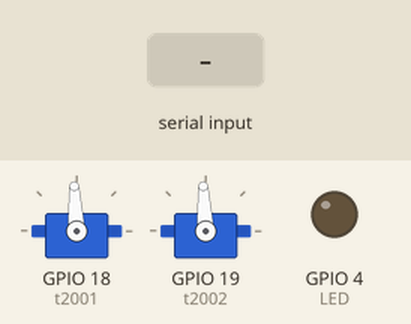
This sketch was run on a simulated ESP32. Parts: 2 × servo, output pins drawn as LEDs (lit = HIGH). The inputs (shaded band) are chosen by the test bench.

Above: at 8.2 s.
8.3 s: "L" received over Serial
At 8.7 s:
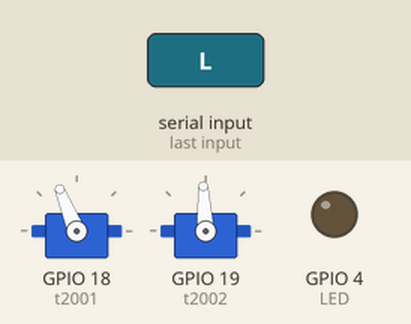
9.8 s: "R" received over Serial
At 11.0 s:
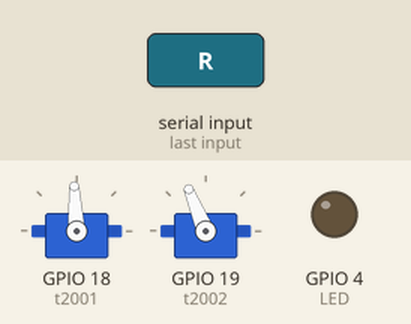
11.3 s: "C" received over Serial
At 12.2 s:
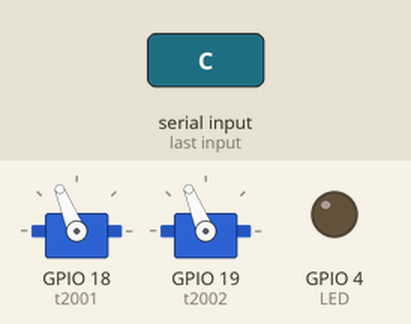
12.8 s: "S" received over Serial
At 13.3 s:
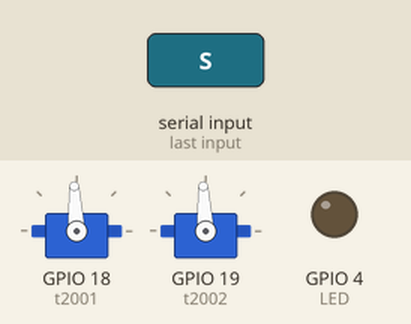
Timing chart, 0 to 15.3 s (numbered marks = the images above; inputs shaded):
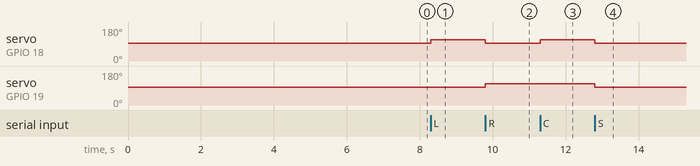

The sketch:

atsv_master_no_remote.ino
```cpp
#include <ESP32Servo.h>
#include <TinyGPS.h>
#include "soc/rtc_wdt.h"

// QMC5883LCompass compass;
Servo t2001;
Servo t2002;
TinyGPS gps;


#define LED 4


void setup() {
  // Initialize Serial Monitor

  rtc_wdt_protect_off();
  rtc_wdt_disable();

  pinMode(LED, OUTPUT);
  // pinMode(23, OUTPUT);
  // pinMode(13, OUTPUT);
  Serial.begin(115200);
  // Serial1.begin(9600);

  // compass.init();
  t2001.attach(18);
  t2002.attach(19);
  t2001.writeMicroseconds(1500);
  t2002.writeMicroseconds(1500);
  delay(7000);

}

// unsigned long timeBefore = 0;

void loop() {
  // compass.read();
  // t2001 kiri
  // t2002 kanan
  int val = 1700;

  // bool newData = false;

  // while (Serial1.available()) {
  //   char c = Serial1.read();
  //   // Serial.write(c); // uncomment this line if you want to see the GPS data flowing
  //   if (gps.encode(c)) // Did a new valid sentence come in?
  //     newData = true;
  // }

  // if (newData) {
  //   float flat, flon;
  //   unsigned long age;
  //   gps.f_get_position(&flat, &flon, &age);
  //   Serial.print("GPS");
  //   Serial.print(flat == TinyGPS::GPS_INVALID_F_ANGLE ? 0.0 : flat, 8);
  //   Serial.print("<>");
  //   Serial.println(flon == TinyGPS::GPS_INVALID_F_ANGLE ? 0.0 : flon, 8);

  //   sendData.lat = flat;
  //   sendData.lon = flon;
  //   // sendData.azimuth = compass.getAzimuth();
  //   // Serial.print("SPEED");
  //   // Serial.println(myData.speed);
  //   // Serial.print("COMPASS");
  //   // Serial.println(sendData.azimuth);
  //   // esp_now_send(broadcastAddress, (uint8_t *) &sendData, sizeof(sendData));

  // }

  if(Serial.available()){
    char c = Serial.read();
    if(c == 'L'){
      t2001.writeMicroseconds(val);
      t2002.writeMicroseconds(1500);
    } else if (c == 'R'){
      t2001.writeMicroseconds(1500);
      t2002.writeMicroseconds(val);
    } else if (c == 'C') {
      t2001.writeMicroseconds(val);
      t2002.writeMicroseconds(val);
    } else if (c == 'S') {
      t2001.writeMicroseconds(1500);
      t2002.writeMicroseconds(1500);
    }
  }

}
```

Measured:
- after the input at 8.3 s, servo on GPIO 18 (t2001): 93° → 112° at once
- after the input at 9.8 s, servo on GPIO 18 (t2001): 112° → 93° at once; servo on GPIO 19 (t2002): 93° → 112° at once
- after the input at 11.3 s, servo on GPIO 18 (t2001): 93° → 112° at once
- after the input at 12.8 s, servo on GPIO 18 (t2001), servo on GPIO 19 (t2002): 112° → 93° at once
